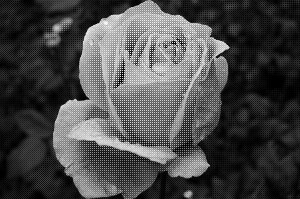
%> input picture bayer-filter-2.jpg, 300 x 199 px
$ octave debayers.m   (GNU Octave 9; MATLAB toolbox functions it lacks are replaced by stand-ins)
%> lines starting %> are read from the running program, lines starting %| are printed output that depends on the picture; in (x1, y1, x2, y2) boxes, pixels count from 0 and x2, y2 are one past the last pixel; in counts of white or black regions, pixels touching at a corner belong together; the program's own positions count from 1
raw_image=imread('bayer-filter-2.jpg');
%> raw_image is the input picture: size 199x300 uint8; min 0, max 255, mean 71.2
[m,n]=size(raw_image);
%> m = 199; n = 300
R=zeros(m,n);
G=R;
B=R;
for i=2:m-1
    for j=2:n-1
        if (mod(i,2)~=0 & mod(j,2)~=0)
            R(i,j)=raw_image(i,j);
        elseif(mod(i,2)==0 & mod(j,2)==0)
            B(i,j)=raw_image(i,j);
        else
            G(i,j)=raw_image(i,j);
        end
    end
end
for j=1:n
    if (mod(j,2)~=0)
        R(1,j)=raw_image(1,j);
        G(m,j)=raw_image(m,j);
    else
        G(1,j)=raw_image(1,j);
        B(m,j)=raw_image(m,j);
    end
end
%> B: size 199x300 double; min 0, max 252, mean 15
%> G: size 199x300 double; min 0, max 239, mean 31.8
%> R: size 199x300 double; min 0, max 255, mean 24.3
for i=2:m-1
    if (mod(i,2)==0)
        G(i,1)=raw_image(i,1);
        B(i,n)=raw_image(i,m);
    else
        R(i,1)=raw_image(i,1);
        G(i,m)=raw_image(i,m);
    end
end
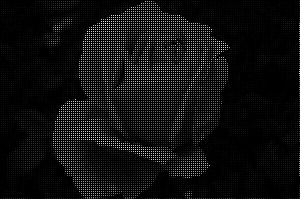
%> B: size 199x300 double; min 0, max 252, mean 15.1
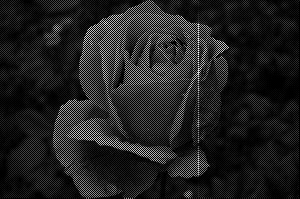
%> G: size 199x300 double; min 0, max 253, mean 32.1
%> R: size 199x300 double; min 0, max 255, mean 24.3; mean of the top-left, top-right, bottom-left and bottom-right quarters 26.2, 25.6, 27.8, 17.6
%interpolation
for i=2:m-1
    for j=2:n-1
        if (mod(i,2)==0 & mod(j,2)==0)
            R(i,j)=(R(i-1,j-1)+R(i-1,j+1)+R(i+1,j-1)+R(i+1,j+1))/4;
            G(i,j)=G(i,j-1)+G(i,j+1)+G(i-1,j)+G(i+1,j)/4;
        elseif(mod(i,2)~=0 & mod(j,2)~=0)
            G(i,j)=G(i,j-1)+G(i,j+1)+G(i-1,j)+G(i+1,j)/4;
            B(i,j)=(B(i-1,j-1)+B(i-1,j+1)+B(i+1,j-1)+B(i+1,j+1))/4;
        else
            R(i,j)=R(i-1,j)+R(i+1,j)/2;
            B(i,j)=B(i,j-1)+B(i,j+1)/2;
        end
    end
end
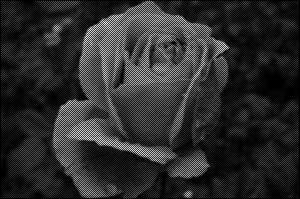
%> G: size 199x300 double; min 0, max 771.5, mean 134.8; drawn with min black and max white
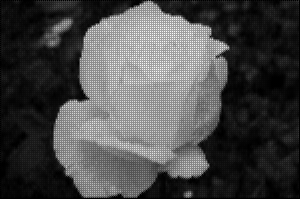
%> R: size 199x300 double; min 0, max 382.5, mean 109.1; drawn with min black and max white
for j=2:n-1
    if (mod(j,2)~=0)
        G(1,j)=(G(1,j-1)+G(1,j+1)+G(2,j))/3;
        B(1,j)=(B(2,j-1)+B(2,j-1))/2;
        R(m,j)=(R(m-1,j-1)+R(m-1,j+1))/2;
        G(m,j)=(G(m,j-1)+G(m,j+1)+G(m-1,j))/3;
    else
        R(1,j)=(R(1,j-1)+R(1,j+1))/2;
        B(1,j)=B(2,j);
        R(m,j)=R(m-1,j);
        B(m,j)=(B(m,j-1)+B(m-1,j)+B(m,j+1))/3;
    end
end
%> B: size 199x300 double; min 0, max 373.5, mean 67.2; mean of the top-left, top-right, bottom-left and bottom-right quarters 76.8, 71.6, 77.5, 43.1
%> G: size 199x300 double; 0.5% of pixels changed, all inside (x1, y1, x2, y2) = (2, 0, 299, 199)
%> R: size 199x300 double; 0.74% of pixels changed, all inside (x1, y1, x2, y2) = (1, 0, 299, 199)
for i=2:m-1
    if (mod(i,2)==0)
        B(i,1)=B(i,2);
        R(i,1)=(R(i-1,1)+R(i+1,1))/2;
        R(i,n)=(R(i-1,n-1)+R(i-1,n-1))/2;
        G(i,n)=(G(i-1,n)+G(i+1,n)+G(i,n-1))/3;
    else
        B(i,n)=(B(i-1,n)+B(i+1,n))/2;
        R(i,n)=R(i,n-1);
        G(i,1)=(G(i-1,1)+G(i+1,1)+G(i,2))/3;
        B(i,1)=(B(i-1,2)+B(i+1,2))/2;
    end
end
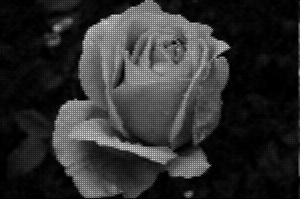
%> B: size 199x300 double; min 0, max 373.5, mean 67.4; drawn with min black and max white
%> G: size 199x300 double; min 0, max 771.5, mean 134.9
%> R: size 199x300 double; min 0, max 382.5, mean 109.3
%edge Pixels
B(1,1)=B(2,2);
%> B: size 199x300 double; under 0.01% of pixels changed, all inside (x1, y1, x2, y2) = (0, 0, 1, 1)
G(1,1)=(G(1,2)+G(2,1))/2;
%> G: size 199x300 double; min 0, max 771.5, mean 134.9; mean of the top-left, top-right, bottom-left and bottom-right quarters 163.8, 135.6, 143.9, 96.4
B(1,n)=B(2,n);
%> B: size 199x300 double; min 0, max 373.5, mean 67.4; mean of the top-left, top-right, bottom-left and bottom-right quarters 76.9, 71.9, 77.6, 43.3
R(1,n)=R(1,n-1);
%> R: size 199x300 double; min 0, max 382.5, mean 109.3; mean of the top-left, top-right, bottom-left and bottom-right quarters 117.4, 113.6, 126.5, 80
R(m,1)=R(m-1,1);
B(m,1)=B(m,2);
G(m,n)=(G(m-1,n)+G(m,n-1))/2;
R(m,n)=R(m-1,n-1);
I=cat(3,R,G,B);
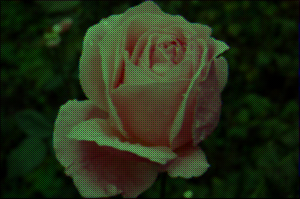
%> I: size 199x300x3 double; mean R, G, B 109.3, 134.9, 67.4; drawn with min black and max white
imshowpair(raw_image,uint8(I),'montage');
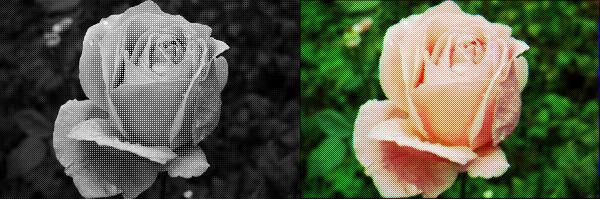
%> displayed picture: size 199x600x3, on the screen's scale of 0 to 255; mean R, G, B 87.6, 90.4, 69.1

$ run again, with parrots_mos.jpg copied over bayer-filter-2.jpg
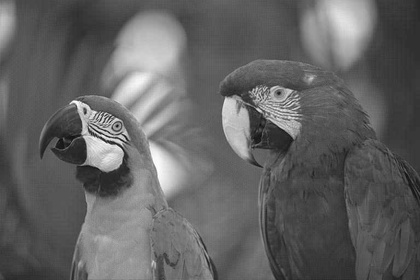
%> input picture parrots_mos.jpg, 420 x 280 px, shrunk from 768 x 512 before the run
%> raw_image is the input picture: size 280x420 uint8; min 8, max 255, mean 98.9
%> after the loop `for i=2:m-1`:
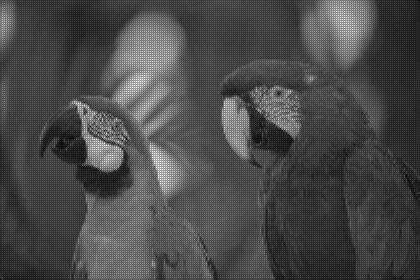
%> R: size 280x420 double; min 0, max 379.5, mean 111.2; drawn with min black and max white
%> `imshowpair(raw_image,uint8(I),'montage');`:
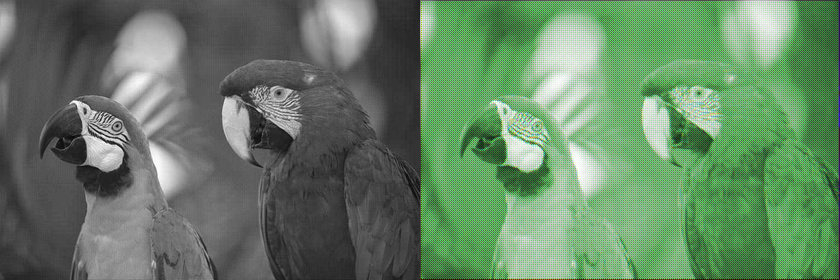
%> displayed picture: size 280x840x3, on the screen's scale of 0 to 255; mean R, G, B 102.2, 130.8, 102.1
